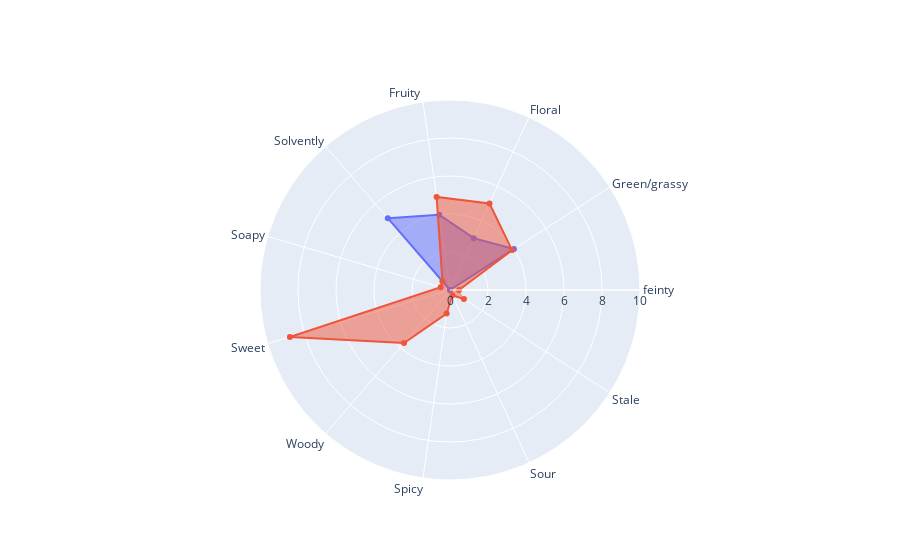

The cell this chart's notebook holds for it:
### Code cell
#only compare only columns from final_OSA
fig = go.Figure()

fig.add_trace(go.Scatterpolar(
    r=[0,4,3,4,5,0],
    theta=list(final_OSA.columns),
    fill='toself',
    name="panelist"
))

fig.add_trace(go.Scatterpolar(
  r=(np.array(final_OSA.sum()*10)),
  theta=list(final_OSA.columns),
  fill='toself',
  name= "MS_prediction"))

fig.update_layout(
  polar=dict(
    radialaxis=dict(
      visible=True,
      range=[0, 10]
    )),
  showlegend=False
)

fig.show()

### Figure 1 — Plotly figure (JSON) as saved in the notebook; plotly's stock layout.template omitted (floating-point values rounded to 4 significant figures)
{"data": [{"fill": "toself", "name": "panelist", "r": [0, 4, 3, 4, 5, 0], "theta": ["feinty", "Green/grassy", "Floral", "Fruity ", "Solvently", "Soapy", "Sweet", "Woody", "Spicy", "Sour", "Stale"], "type": "scatterpolar"}, {"fill": "toself", "name": "MS_prediction", "r": [0.4769, 3.885, 5.003, 4.946, 0.6091, 0.5106, 8.782, 3.696, 1.251, 0.302, 0.8734], "theta": ["feinty", "Green/grassy", "Floral", "Fruity ", "Solvently", "Soapy", "Sweet", "Woody", "Spicy", "Sour", "Stale"], "type": "scatterpolar"}], "layout": {"polar": {"radialaxis": {"range": [0, 10], "visible": true}}, "showlegend": false}}
